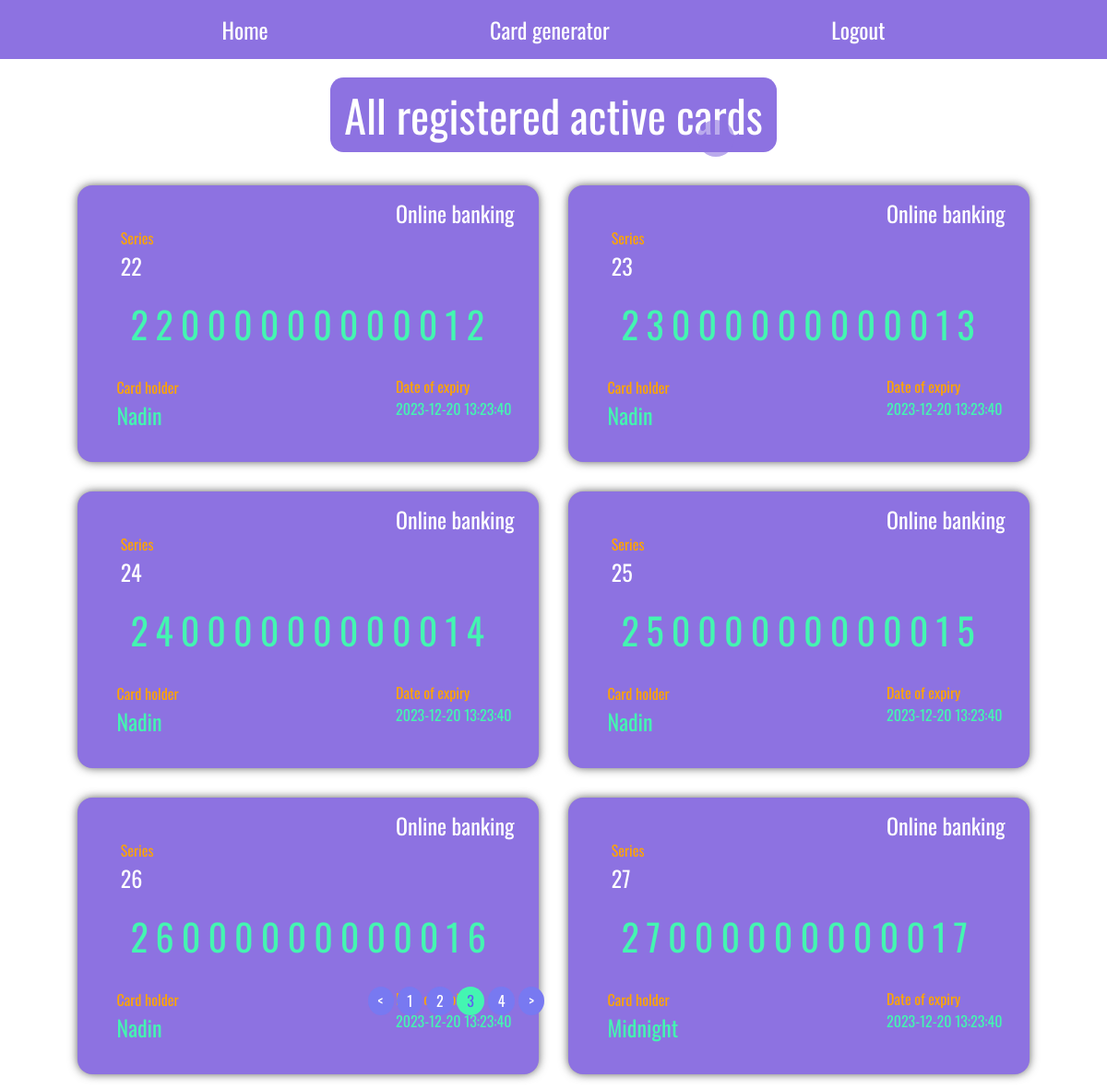
/?page=3 (signed in), run on the app's committed database.
### card/models.py (models this page shows, shortened)
class Card(models.Model):
    class ExpirationCardDate(models.TextChoices):
        year = year_expiration_date(), f"{year_expiration_date()} (1 year)"
        halfyear = halfyear_expiration_date(), f"{halfyear_expiration_date()} (6 months)"
        default = default_expiration_date(), f"{default_expiration_date()} (30 days)"
    class StatusCard(models.TextChoices):
        non_active = 'Non active',
        active = 'Active',
        expired = 'Expired'
    series = models.IntegerField(unique=True,
                                 default=10,
                                 editable=False)
    number = models.BigIntegerField(unique=True,
                                    default=10000000000000,
                                    editable=False)
    release_date = models.DateTimeField(default=datetime.datetime.now(),
                                        editable=False)
    expiration_date = models.CharField(max_length=255,
                                       default=default_expiration_date,
                                       choices=ExpirationCardDate.choices)
    usage_date = models.DateTimeField(default=datetime.datetime.now(),
                                      editable=False)
    status = models.CharField(max_length=10,
                              default=StatusCard.choices[1][1],
                              choices=StatusCard.choices)
    holder = models.ForeignKey(User,
                               on_delete=models.CASCADE)
    num_instances = models.IntegerField('Number of cards',
                                        default=1,
                                        validators=[
                                            MaxValueValidator(20),
                                            MinValueValidator(1)
                                        ])
    def get_absolute_url(self):
        return reverse('profile', kwargs={'pk': self.pk})

### card/views.py (the view)
# urls.py: path('', IndexView.as_view(), name='index'),
class IndexView(ListView):
    model = Card
    template_name = 'pages/index.html'
    paginate_by = 6
    cards = Card.objects.filter(status='Active')
    for card in cards:
        card.check_expiration()
    def get_context_data(self, *args, **kwargs):
        context = super().get_context_data(**kwargs)
        p = Paginator(Card.objects.filter(status='Active'), self.paginate_by)
        context['cards'] = p.page(context['page_obj'].number)
        return context

### templates/pages/index.html (shortened to what this page needs)
{% extends 'base.html' %}
{% load static %}
{% block content %}
    <body class="container">
        <p class="page__title">All registered active cards</p>
        {% if cards %}
        <div class="search">
            <input type="search" id="search-field" class="search__input" placeholder="Enter a card data">
        </div>
        <div class="page">
            {% for card in cards %}
                <div class="card shadow">
                    <p class="card__brand">Online banking</p>
                    <div class="card__series">
                        <p class="series__title">Series</p>
                        <p class="series__number">{{ card.series }}</p>
                    </div>
                    <a href="{{ card.get_absolute_url }}" class="card__number">{{ card.number }}</a>
                    <div class="card__expiration-date">
                        <p class="date__title">Date of expiry</p>
                        <p class="date__value">{{ card.expiration_date }}</p>
                    </div>
                    <div class="card__holder">
                        <p class="holder__title">Card holder</p>
                        <a href="{{ card.get_absolute_url }}" class="holder__name">{{ card.holder }}</a>
                    </div>
                </div>
            {% endfor %}
        </div>
        {% include 'include/pagination.html' %}
        {% else %}
        <div class="no-cards">
            <p class="title__empty">There is no active cards</p>
            <a href="{% url 'generator' %}" class="btn">Register new</a>
        </div>
        {% endif %}
    </body>
{% endblock %}

### static/css/style.css (style rules this page uses)
* { box-sizing: border-box; font-size: 16px; margin: 0; padding: 0; font-family: 'Oswald', sans-serif; }
.container { display: flex; justify-content: center; align-items: center; flex-direction: column; }
.page__title { font-size: 3em; margin: 20px 0px; background-color: #8D72E1; padding: 5px 15px; color: #fff; border-radius: 0.3em; }
.page { display: flex; justify-content: center; align-items: center; height: auto; width: 100%; flex-wrap: wrap; position: relative; }
.card { width: 500px; height: 300px; background-color: #8D72E1; border-radius: 1em; position: relative; margin: 1em; }
.card__brand { font-size: 1.5em; color: #fff; position: absolute; left: 69%; top: 4%; width: 140px; }
.card__series { position: absolute; right: 83.5%; top: 15%; }
.series__number { font-size: 1.5em; color: #fff; }
.series__title { color: orange; }
.card__number { font-size: 2.5em; letter-spacing: 0.2em; position: absolute; top: 40%; left: 11.5%; color: #44f5b1; text-decoration: none; transition: 0.5s; }
.card__expiration-date { color: #44f5b1; position: absolute; top: 68.5%; left: 69%; width: 130px; }
.date__title { color: orange; }
.card__holder { position: absolute; top: 69%; right: 40.5%; width: 255px; }
.holder__title { color: orange; }
.holder__name { font-size: 1.5em; color: #44f5b1; text-decoration: none; transition: 0.5s; }
.shadow { -webkit-box-shadow: 0px 0px 11px -1px rgba(0,0,0,0.75); -moz-box-shadow: 0px 0px 11px -1px rgba(0,0,0,0.75); box-shadow: 0px 0px 11px -1px rgba(0,0,0,0.75); }
.search { position: absolute; left: 63%; top: 11%; }
.search__input { width: 40px; height: 40px; border-radius: 5em; border: none; transition: 0.5s; background-image: url('https://icons.iconarchive.com/icons/icons8/windows-8/256/Very-Basic-Search-icon.png'); object-fit: cover; background-position: center; background-size: 25px; opacity: 0.6; background-repeat: no-repeat; background-color: #8D72E1; color: #fff; }
.search__input::placeholder { opacity: 0; }

### data on the page
Card: series "22", number "22000000000012", expiration_date "2023-12-20 13:23:40", holder "Nadin"
Card: series "23", number "23000000000013", expiration_date "2023-12-20 13:23:40", holder "Nadin"
Card: series "24", number "24000000000014", expiration_date "2023-12-20 13:23:40", holder "Nadin"
Card: series "25", number "25000000000015", expiration_date "2023-12-20 13:23:40", holder "Nadin"
Card: series "26", number "26000000000016", expiration_date "2023-12-20 13:23:40", holder "Nadin"
Card: series "27", number "27000000000017", expiration_date "2023-12-20 13:23:40", holder "Midnight"

### other printed values
{{ page }} "1" "2" "4"
{{ page }} "3"
